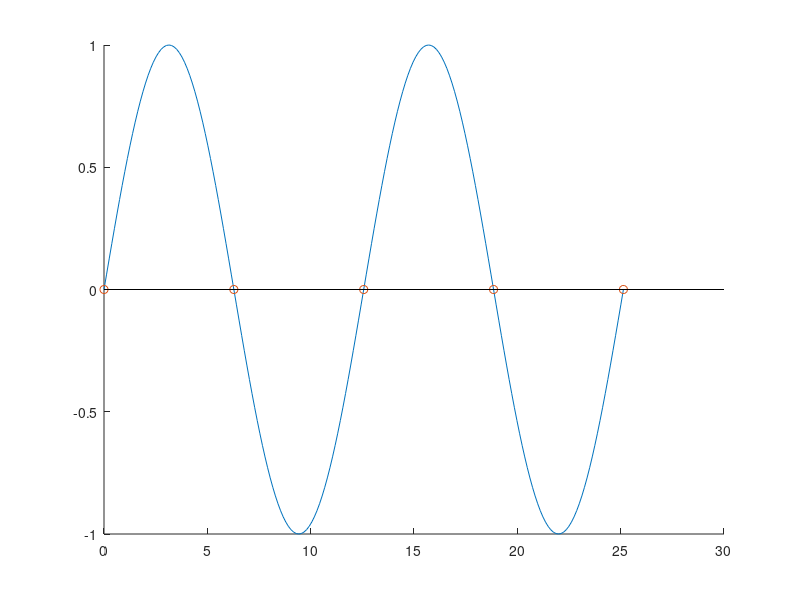
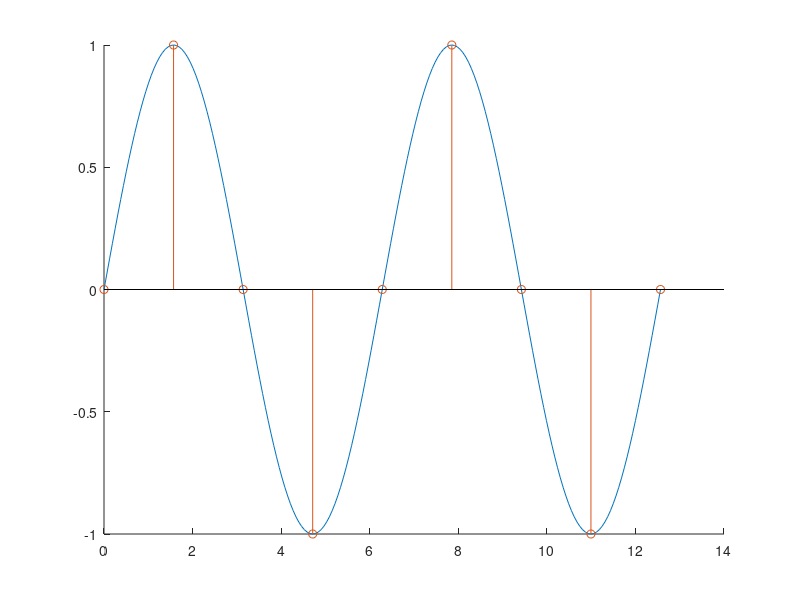
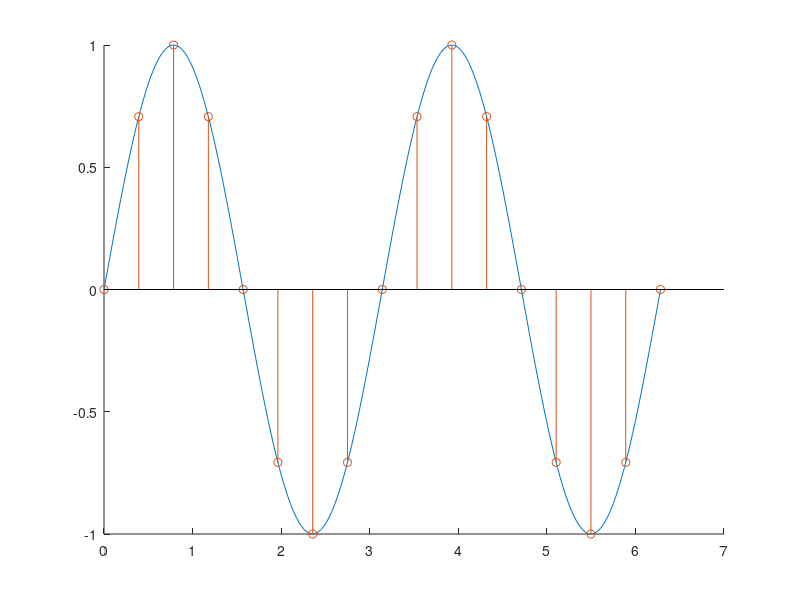
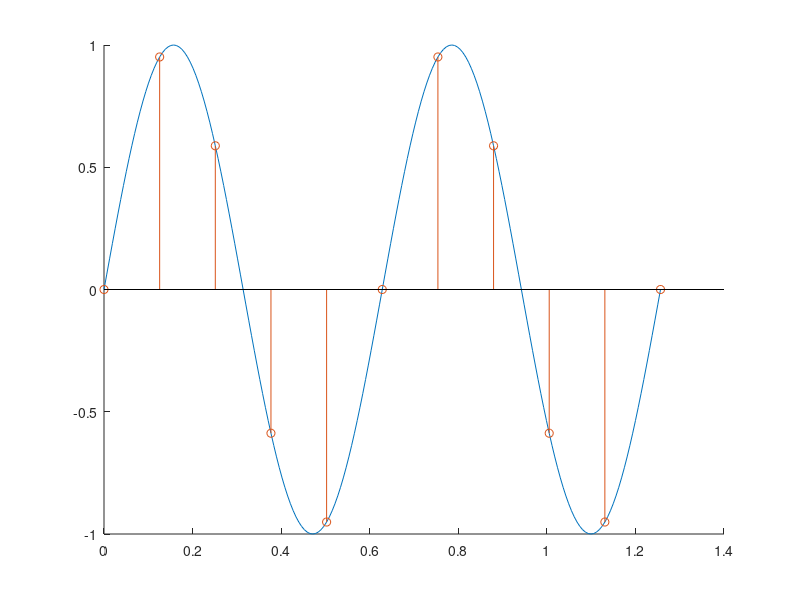

MATLAB code for these plots, in order:
%%%%%%%%%%%%%%%%%%%%%%%%%%%%%%%%%%%%%%%%%%%
%                                         %
% Graphic a signal and the samples taken. %
% The function receives two parameters:   %
%  - freq: function frequency             %
%  - s: sample rate                       %
%                                         %
%%%%%%%%%%%%%%%%%%%%%%%%%%%%%%%%%%%%%%%%%%%
1;

function show(freq,s)
    endNumber = 4*pi/freq; % endNumber to show two periods
    
    % Create the sin graphic 
    x1 = endNumber / 200;
    n1 = 0:x1:endNumber;
    y1 = sin(n1*freq);
    
    % Create the samples
    x2 = endNumber/(2*s);
    n2 = 0:x2:endNumber;
    y2 = sin(n2*freq);
    
    % Plot the function and stem the samples 
    figure;
    hold on;
    plot(n1, y1);
    stem(n2, y2);
    hold off;
endfunction

% Examples
show(0.5,2);
show(1,4);
show(2,8);
show(10,5);
show(30,10);